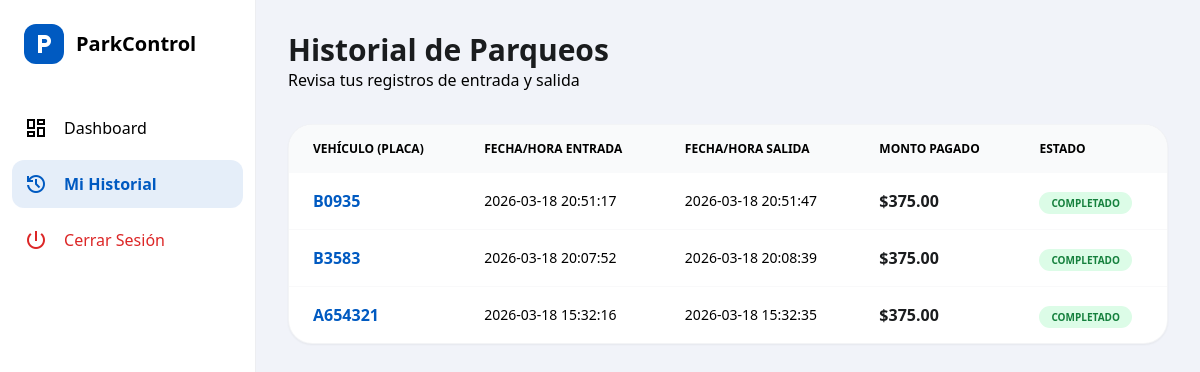
The app's page /historial.php (signed in) with its own data.
### tables this page shows
CREATE TABLE `movimientos` (
  `id` int(11) NOT NULL,
  `placa` varchar(20) NOT NULL,
  `marca` varchar(50) DEFAULT NULL,
  `modelo` varchar(50) DEFAULT NULL,
  `color` varchar(30) DEFAULT NULL,
  `hora_entrada` datetime NOT NULL,
  `hora_salida` datetime DEFAULT NULL,
  `total_pago` decimal(10,2) DEFAULT 0.00,
  `estado` varchar(20) DEFAULT 'EN_PARQUEO'
);

### historial.php (the view, shortened to what this page needs)
<?php
require_once 'functions.php';
$res_historial = $mysqli->query("SELECT * FROM movimientos ORDER BY hora_entrada DESC");
?>
<!doctype html>
<html class="light" lang="es">
<head>
    <script src="https://cdn.tailwindcss.com?plugins=forms,container-queries"></script>
</head>
<body class="bg-surface-dim min-h-screen">
    <div class="flex">
        <aside class="w-20 lg:w-64 bg-white min-h-screen border-r border-outline-variant/30 flex flex-col">
            <div class="p-6 flex items-center gap-3">
                <div class="bg-primary w-10 h-10 rounded-xl flex items-center justify-center text-white">
                    <span class="material-symbols-outlined">local_parking</span>
                </div>
                <span class="font-bold text-xl hidden lg:block">ParkControl</span>
            </div>
            <nav class="flex-1 mt-4 px-3 space-y-2">
                <a href="menu.php" class="flex items-center gap-4 p-3 text-on-surface-variant hover:bg-gray-100 rounded-xl">
                    <span class="material-symbols-outlined">dashboard</span>
                    <span class="hidden lg:block">Dashboard</span>
                </a>
                <a href="historial.php" class="flex items-center gap-4 p-3 bg-primary/10 text-primary rounded-xl font-semibold">
                    <span class="material-symbols-outlined">history</span>
                    <span class="hidden lg:block">Mi Historial</span>
                </a>
                <a href="logout.php" class="flex items-center gap-4 p-3 text-red-600 hover:bg-red-50 rounded-xl mt-10">
                    <span class="material-symbols-outlined">power_settings_new</span>
                    <span class="hidden lg:block">Cerrar Sesión</span>
                </a>
            </nav>
        </aside>
        <main class="flex-1 p-8">
            <header class="mb-8">
                <h1 class="text-3xl font-bold text-on-surface font-headline">Historial de Parqueos</h1>
                <p class="text-on-surface-variant">Revisa tus registros de entrada y salida</p>
            </header>
            <div class="bg-white rounded-3xl shadow-sm border border-outline-variant/20 overflow-hidden">
                <div class="overflow-x-auto">
                    <table class="w-full text-left">
                        <thead class="bg-gray-50 text-on-surface-variant text-xs uppercase font-bold">
                            <tr>
                                <th class="px-6 py-4">Vehículo (Placa)</th>
                                <th class="px-6 py-4">Fecha/Hora Entrada</th>
                                <th class="px-6 py-4">Fecha/Hora Salida</th>
                                <th class="px-6 py-4">Monto Pagado</th>
                                <th class="px-6 py-4">Estado</th>
                            </tr>
                        </thead>
                        <tbody class="divide-y divide-outline-variant/10">
                            <?php if ($res_historial && $res_historial->num_rows > 0): ?>
                                <?php while($row = $res_historial->fetch_assoc()): ?>
                                <tr class="hover:bg-gray-50 transition-colors">
                                    <td class="px-6 py-4 font-bold text-primary"><?php echo $row['placa']; ?></td>
                                    <td class="px-6 py-4 text-sm"><?php echo $row['hora_entrada']; ?></td>
                                    <td class="px-6 py-4 text-sm"><?php echo $row['hora_salida'] ?? '---'; ?></td>
                                    <td class="px-6 py-4 font-semibold text-on-surface">
                                        <?php echo $row['total_pago'] ? '$' . number_format($row['total_pago'], 2) : '$0.00'; ?>
                                    </td>
                                    <td class="px-6 py-4">
                                        <?php
                                            $statusClass = $row['estado'] == 'EN_PARQUEO' ? 'bg-blue-100 text-blue-700' : 'bg-green-100 text-green-700';
                                        ?>
                                        <span class="px-3 py-1 rounded-full text-[10px] font-bold <?php echo $statusClass; ?>">
                                            <?php echo $row['estado']; ?>
                                        </span>
                                    </td>
                                </tr>
                                <?php endwhile; ?>
                            <?php else: ?>
                                <tr>
                                    <td colspan="5" class="px-6 py-10 text-center text-gray-500">No hay movimientos registrados.</td>
                                </tr>
                            <?php endif; ?>
                        </tbody>
                    </table>
                </div>
            </div>
        </main>
    </div>
</body>
</html>

### records on screen
movimientos: placa "B0935", hora_entrada "2026-03-18 20:51:17", hora_salida "2026-03-18 20:51:47", total_pago "375.00", estado "COMPLETADO"
movimientos: placa "B3583", hora_entrada "2026-03-18 20:07:52", hora_salida "2026-03-18 20:08:39", total_pago "375.00", estado "COMPLETADO"
movimientos: placa "A654321", hora_entrada "2026-03-18 15:32:16", hora_salida "2026-03-18 15:32:35", total_pago "375.00", estado "COMPLETADO"
